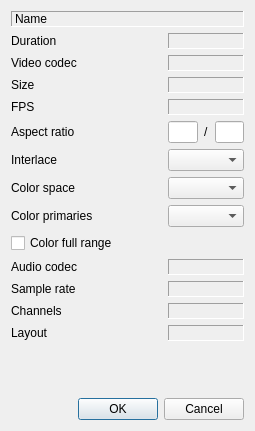
<?xml version="1.0" encoding="UTF-8"?>
<ui version="4.0">
 <class>ProfileDlg</class>
 <widget class="QDialog" name="ProfileDlg">
  <property name="geometry">
   <rect>
    <x>0</x>
    <y>0</y>
    <width>255</width>
    <height>431</height>
   </rect>
  </property>
  <property name="windowTitle">
   <string>Profile</string>
  </property>
  <layout class="QGridLayout" name="gridLayout_2">
   <item row="0" column="0">
    <layout class="QGridLayout" name="gridLayout">
     <item row="1" column="2">
      <widget class="QLabel" name="timeLab">
       <property name="sizePolicy">
        <sizepolicy hsizetype="Ignored" vsizetype="Preferred">
         <horstretch>0</horstretch>
         <verstretch>0</verstretch>
        </sizepolicy>
       </property>
       <property name="frameShape">
        <enum>QFrame::Panel</enum>
       </property>
       <property name="frameShadow">
        <enum>QFrame::Sunken</enum>
       </property>
       <property name="text">
        <string/>
       </property>
       <property name="alignment">
        <set>Qt::AlignCenter</set>
       </property>
      </widget>
     </item>
     <item row="3" column="2">
      <widget class="QLabel" name="sizeLab">
       <property name="sizePolicy">
        <sizepolicy hsizetype="Preferred" vsizetype="Preferred">
         <horstretch>0</horstretch>
         <verstretch>0</verstretch>
        </sizepolicy>
       </property>
       <property name="frameShape">
        <enum>QFrame::Panel</enum>
       </property>
       <property name="frameShadow">
        <enum>QFrame::Sunken</enum>
       </property>
       <property name="text">
        <string/>
       </property>
       <property name="alignment">
        <set>Qt::AlignCenter</set>
       </property>
      </widget>
     </item>
     <item row="5" column="2">
      <layout class="QHBoxLayout" name="horizontalLayout">
       <item>
        <widget class="QLineEdit" name="ratioNumEd">
         <property name="sizePolicy">
          <sizepolicy hsizetype="Ignored" vsizetype="Fixed">
           <horstretch>0</horstretch>
           <verstretch>0</verstretch>
          </sizepolicy>
         </property>
         <property name="alignment">
          <set>Qt::AlignRight|Qt::AlignTrailing|Qt::AlignVCenter</set>
         </property>
        </widget>
       </item>
       <item>
        <widget class="QLabel" name="label_8">
         <property name="sizePolicy">
          <sizepolicy hsizetype="Fixed" vsizetype="Preferred">
           <horstretch>0</horstretch>
           <verstretch>0</verstretch>
          </sizepolicy>
         </property>
         <property name="text">
          <string>/</string>
         </property>
        </widget>
       </item>
       <item>
        <widget class="QLineEdit" name="ratioDenEd">
         <property name="sizePolicy">
          <sizepolicy hsizetype="Ignored" vsizetype="Fixed">
           <horstretch>0</horstretch>
           <verstretch>0</verstretch>
          </sizepolicy>
         </property>
         <property name="alignment">
          <set>Qt::AlignRight|Qt::AlignTrailing|Qt::AlignVCenter</set>
         </property>
        </widget>
       </item>
      </layout>
     </item>
     <item row="6" column="2">
      <widget class="QComboBox" name="interlaceCombo">
       <property name="sizePolicy">
        <sizepolicy hsizetype="Ignored" vsizetype="Fixed">
         <horstretch>0</horstretch>
         <verstretch>0</verstretch>
        </sizepolicy>
       </property>
      </widget>
     </item>
     <item row="7" column="2">
      <widget class="QComboBox" name="spcCombo">
       <property name="sizePolicy">
        <sizepolicy hsizetype="Ignored" vsizetype="Fixed">
         <horstretch>0</horstretch>
         <verstretch>0</verstretch>
        </sizepolicy>
       </property>
      </widget>
     </item>
     <item row="8" column="0" colspan="2">
      <widget class="QLabel" name="primLab">
       <property name="text">
        <string>Color primaries</string>
       </property>
      </widget>
     </item>
     <item row="8" column="2">
      <widget class="QComboBox" name="primCombo">
       <property name="sizePolicy">
        <sizepolicy hsizetype="Ignored" vsizetype="Fixed">
         <horstretch>0</horstretch>
         <verstretch>0</verstretch>
        </sizepolicy>
       </property>
      </widget>
     </item>
     <item row="9" column="0" colspan="3">
      <widget class="QCheckBox" name="fullRangeBox">
       <property name="text">
        <string>Color full range</string>
       </property>
      </widget>
     </item>
     <item row="10" column="2">
      <widget class="QLabel" name="audioCodec">
       <property name="sizePolicy">
        <sizepolicy hsizetype="Ignored" vsizetype="Preferred">
         <horstretch>0</horstretch>
         <verstretch>0</verstretch>
        </sizepolicy>
       </property>
       <property name="frameShape">
        <enum>QFrame::Panel</enum>
       </property>
       <property name="frameShadow">
        <enum>QFrame::Sunken</enum>
       </property>
       <property name="text">
        <string/>
       </property>
       <property name="alignment">
        <set>Qt::AlignCenter</set>
       </property>
      </widget>
     </item>
     <item row="11" column="2">
      <widget class="QLabel" name="sampleRate">
       <property name="sizePolicy">
        <sizepolicy hsizetype="Ignored" vsizetype="Preferred">
         <horstretch>0</horstretch>
         <verstretch>0</verstretch>
        </sizepolicy>
       </property>
       <property name="frameShape">
        <enum>QFrame::Panel</enum>
       </property>
       <property name="frameShadow">
        <enum>QFrame::Sunken</enum>
       </property>
       <property name="text">
        <string/>
       </property>
       <property name="alignment">
        <set>Qt::AlignCenter</set>
       </property>
      </widget>
     </item>
     <item row="12" column="2">
      <widget class="QLabel" name="channels">
       <property name="sizePolicy">
        <sizepolicy hsizetype="Ignored" vsizetype="Preferred">
         <horstretch>0</horstretch>
         <verstretch>0</verstretch>
        </sizepolicy>
       </property>
       <property name="frameShape">
        <enum>QFrame::Panel</enum>
       </property>
       <property name="frameShadow">
        <enum>QFrame::Sunken</enum>
       </property>
       <property name="text">
        <string/>
       </property>
       <property name="alignment">
        <set>Qt::AlignCenter</set>
       </property>
      </widget>
     </item>
     <item row="13" column="2">
      <widget class="QLabel" name="layoutName">
       <property name="sizePolicy">
        <sizepolicy hsizetype="Ignored" vsizetype="Preferred">
         <horstretch>0</horstretch>
         <verstretch>0</verstretch>
        </sizepolicy>
       </property>
       <property name="frameShape">
        <enum>QFrame::Panel</enum>
       </property>
       <property name="frameShadow">
        <enum>QFrame::Sunken</enum>
       </property>
       <property name="text">
        <string/>
       </property>
       <property name="alignment">
        <set>Qt::AlignCenter</set>
       </property>
      </widget>
     </item>
     <item row="15" column="0" colspan="3">
      <widget class="QDialogButtonBox" name="buttonBox">
       <property name="orientation">
        <enum>Qt::Horizontal</enum>
       </property>
       <property name="standardButtons">
        <set>QDialogButtonBox::Cancel|QDialogButtonBox::Ok</set>
       </property>
       <property name="centerButtons">
        <bool>false</bool>
       </property>
      </widget>
     </item>
     <item row="0" column="0" colspan="3">
      <widget class="QLabel" name="nameLab">
       <property name="sizePolicy">
        <sizepolicy hsizetype="Ignored" vsizetype="Preferred">
         <horstretch>0</horstretch>
         <verstretch>0</verstretch>
        </sizepolicy>
       </property>
       <property name="minimumSize">
        <size>
         <width>0</width>
         <height>0</height>
        </size>
       </property>
       <property name="frameShape">
        <enum>QFrame::Panel</enum>
       </property>
       <property name="frameShadow">
        <enum>QFrame::Sunken</enum>
       </property>
       <property name="text">
        <string>Name</string>
       </property>
       <property name="scaledContents">
        <bool>false</bool>
       </property>
      </widget>
     </item>
     <item row="1" column="0" colspan="2">
      <widget class="QLabel" name="label_4">
       <property name="text">
        <string>Duration</string>
       </property>
      </widget>
     </item>
     <item row="2" column="2">
      <widget class="QLabel" name="videoCodec">
       <property name="sizePolicy">
        <sizepolicy hsizetype="Ignored" vsizetype="Preferred">
         <horstretch>0</horstretch>
         <verstretch>0</verstretch>
        </sizepolicy>
       </property>
       <property name="frameShape">
        <enum>QFrame::Panel</enum>
       </property>
       <property name="frameShadow">
        <enum>QFrame::Sunken</enum>
       </property>
       <property name="text">
        <string/>
       </property>
       <property name="alignment">
        <set>Qt::AlignCenter</set>
       </property>
      </widget>
     </item>
     <item row="2" column="0" colspan="2">
      <widget class="QLabel" name="label">
       <property name="text">
        <string>Video codec</string>
       </property>
      </widget>
     </item>
     <item row="3" column="0" colspan="2">
      <widget class="QLabel" name="label_2">
       <property name="text">
        <string>Size</string>
       </property>
      </widget>
     </item>
     <item row="4" column="0" colspan="2">
      <widget class="QLabel" name="fps">
       <property name="text">
        <string>FPS</string>
       </property>
      </widget>
     </item>
     <item row="5" column="0" colspan="2">
      <widget class="QLabel" name="ratioLab">
       <property name="text">
        <string>Aspect ratio</string>
       </property>
      </widget>
     </item>
     <item row="6" column="0" colspan="2">
      <widget class="QLabel" name="interlaceLab">
       <property name="text">
        <string>Interlace</string>
       </property>
      </widget>
     </item>
     <item row="7" column="0" colspan="2">
      <widget class="QLabel" name="spcLab">
       <property name="text">
        <string>Color space</string>
       </property>
      </widget>
     </item>
     <item row="10" column="0" colspan="2">
      <widget class="QLabel" name="label_3">
       <property name="text">
        <string>Audio codec</string>
       </property>
      </widget>
     </item>
     <item row="11" column="0" colspan="2">
      <widget class="QLabel" name="sampleRateLab">
       <property name="text">
        <string>Sample rate</string>
       </property>
      </widget>
     </item>
     <item row="12" column="0" colspan="2">
      <widget class="QLabel" name="channelsLab">
       <property name="text">
        <string>Channels</string>
       </property>
      </widget>
     </item>
     <item row="13" column="0" colspan="2">
      <widget class="QLabel" name="layoutLab">
       <property name="text">
        <string>Layout</string>
       </property>
      </widget>
     </item>
     <item row="14" column="0" colspan="3">
      <spacer name="verticalSpacer_2">
       <property name="orientation">
        <enum>Qt::Vertical</enum>
       </property>
       <property name="sizeHint" stdset="0">
        <size>
         <width>20</width>
         <height>40</height>
        </size>
       </property>
      </spacer>
     </item>
     <item row="4" column="2">
      <widget class="QLabel" name="fpsLab">
       <property name="frameShape">
        <enum>QFrame::Panel</enum>
       </property>
       <property name="frameShadow">
        <enum>QFrame::Sunken</enum>
       </property>
       <property name="text">
        <string/>
       </property>
       <property name="alignment">
        <set>Qt::AlignCenter</set>
       </property>
      </widget>
     </item>
    </layout>
   </item>
  </layout>
 </widget>
 <tabstops>
  <tabstop>buttonBox</tabstop>
  <tabstop>ratioNumEd</tabstop>
  <tabstop>ratioDenEd</tabstop>
  <tabstop>interlaceCombo</tabstop>
  <tabstop>spcCombo</tabstop>
  <tabstop>primCombo</tabstop>
  <tabstop>fullRangeBox</tabstop>
 </tabstops>
 <resources/>
 <connections>
  <connection>
   <sender>buttonBox</sender>
   <signal>accepted()</signal>
   <receiver>ProfileDlg</receiver>
   <slot>accept()</slot>
   <hints>
    <hint type="sourcelabel">
     <x>248</x>
     <y>254</y>
    </hint>
    <hint type="destinationlabel">
     <x>157</x>
     <y>274</y>
    </hint>
   </hints>
  </connection>
  <connection>
   <sender>buttonBox</sender>
   <signal>rejected()</signal>
   <receiver>ProfileDlg</receiver>
   <slot>reject()</slot>
   <hints>
    <hint type="sourcelabel">
     <x>316</x>
     <y>260</y>
    </hint>
    <hint type="destinationlabel">
     <x>286</x>
     <y>274</y>
    </hint>
   </hints>
  </connection>
 </connections>
</ui>
